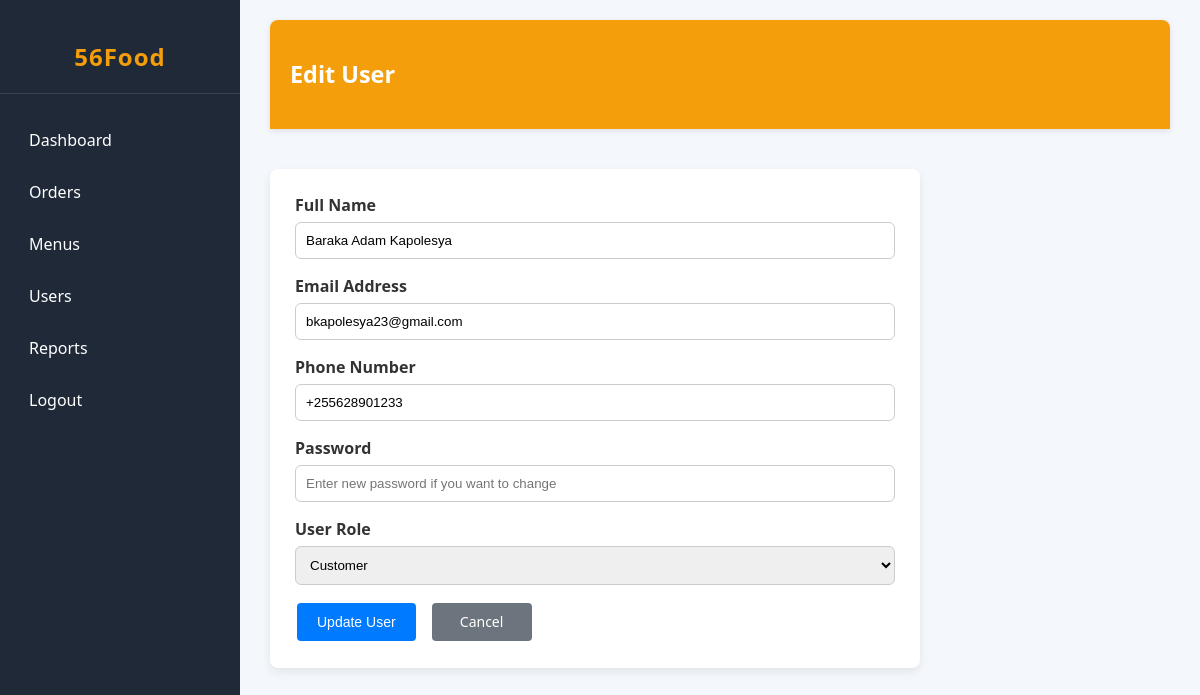
/admin/edit_user.php?id=1 (signed in), run on the app's committed database.
### tables this page shows
CREATE TABLE `users` (
  `id` int(11) NOT NULL,
  `name` varchar(100) NOT NULL,
  `email` varchar(100) NOT NULL,
  `phone` varchar(20) DEFAULT NULL,
  `password` varchar(255) NOT NULL,
  `role` enum('admin','customer') DEFAULT 'customer',
  `created_at` timestamp NOT NULL DEFAULT current_timestamp()
);

### admin/edit_user.php (the view, shortened to what this page needs)
<?php
require_once __DIR__ . "/../include/auth.php";
$id = (int) ($_GET['id'] ?? 0);
$sql = "SELECT id, name, email, phone, role FROM users WHERE id = ?";
if ($stmt = mysqli_prepare($conn, $sql)) {
    mysqli_stmt_bind_param($stmt, "i", $id);
    mysqli_stmt_execute($stmt);
    $result = mysqli_stmt_get_result($stmt);
    $user = mysqli_fetch_assoc($result);
}
?>
<!DOCTYPE html>
<html lang="en">
<head>
    <link rel="stylesheet" href="../assets/css/admin/dashboard.css">
</head>
<body>
    <div class="admin-wrapper">
        <aside class="sidebar">
            <h2>56Food</h2>
            <ul>
                <li><a href="dashboard.php">Dashboard</a></li>
                <li><a href="orders.php">Orders</a></li>
                <li><a href="menus.php">Menus</a></li>
                <li class="active"><a href="users.php">Users</a></li>
                <li><a href="reports.php">Reports</a></li>
                <li><a href="../logout.php">Logout</a></li>
            </ul>
        </aside>
        <main class="main-content">
            <header class="admin-header">
                <h3>Edit User</h3>
            </header>
            <section class="tab-panel active">
                <form id="edit-user-form" data-user-id="<?= (int)$user['id'] ?>" class="form-box">
                    <div class="form-group">
                        <label>Full Name</label>
                        <input type="text" name="full_name" value="<?= htmlspecialchars($user['name']) ?>" required>
                    </div>
                    <div class="form-group">
                        <label>Email Address</label>
                        <input type="email" name="email" value="<?= htmlspecialchars($user['email']) ?>" required>
                    </div>
                    <div class="form-group">
                        <label>Phone Number</label>
                        <input type="text" name="phone" value="<?= htmlspecialchars($user['phone'] ?? '') ?>" required>
                    </div>
                    <div class="form-group">
                        <label>Password</label>
                        <input type="password" name="password" placeholder="Enter new password if you want to change">
                    </div>
                    <div class="form-group">
                        <label>User Role</label>
                        <select name="role" required>
                            <option value="customer"<?= $user['role'] === 'customer' ? ' selected' : '' ?>>Customer</option>
                        </select>
                    </div>
                    <div class="form-actions">
                        <button type="submit" class="btn update">Update User</button>
                        <a href="users.php" class="btn cancel">Cancel</a>
                    </div>
                </form>
            </section>
        </main>
    </div>
</body>
</html>

### assets/css/admin/dashboard.css (style rules this page uses)
body { margin: 0; font-family: 'Segoe UI', Tahoma, Geneva, Verdana, sans-serif; background: #f4f7fc; color: #333; }
.admin-wrapper { display: flex; min-height: 100vh; transition: all 0.3s ease; }
.sidebar { width: 240px; background: #1f2937; color: white; display: flex; flex-direction: column; transition: all 0.3s ease; }
.sidebar h2 { text-align: center; padding: 20px 0; color: #f59e0b; font-size: 24px; font-weight: bold; letter-spacing: 1px; border-bottom: 1px solid #374151; }
.sidebar ul { list-style: none; padding: 0; margin: 0; flex: 1; }
.sidebar ul li { cursor: pointer; transition: all 0.3s ease; }
.sidebar ul li a { display: block; padding: 15px 25px; color: white; text-decoration: none; font-size: 16px; transition: all 0.3s ease; border-left: 4px solid transparent; }
.main-content { flex: 1; background: #f4f7fc; padding: 20px 30px; }
.admin-header { background: #f59e0b; color: white; padding: 15px 20px; font-size: 20px; font-weight: 600; border-radius: 8px 8px 0 0; margin-bottom: 20px; box-shadow: 0 2px 6px rgba(0,0,0,0.1); }
.tab-panel { display: none; padding: 20px 0; }
.tab-panel.active { display: block; }
.btn { padding: 6px 12px; border: none; cursor: pointer; border-radius: 6px; margin: 2px; font-size: 14px; transition: all 0.3s ease; }

### admin/edit_user.php (style rules this page uses)
.form-box { max-width: 600px; background: #fff; padding: 25px; border-radius: 8px; box-shadow: 0 4px 10px rgba(0, 0, 0, 0.08); }
.form-group { display: flex; flex-direction: column; margin-bottom: 16px; }
.form-group label { font-weight: 600; margin-bottom: 6px; }
.form-group input, .form-group select { padding: 10px; border: 1px solid #ccc; border-radius: 6px; }
.form-actions { display: flex; gap: 12px; }
.form-actions .btn { padding: 10px 20px; }
.form-actions .btn.update { background-color: #007bff; color: white; border: none; border-radius: 4px; cursor: pointer; }
.form-actions .btn.cancel { background-color: #6c757d; color: white; border: none; border-radius: 4px; text-decoration: none; display: inline-flex; align-items: center; justify-content: center; width: 60px; height: 18px; cursor: pointer; }

### data on the page
users: full_name "Baraka Adam Kapolesya", email "bkapolesya23@gmail.com", phone "+255628901233", role "Customer"
